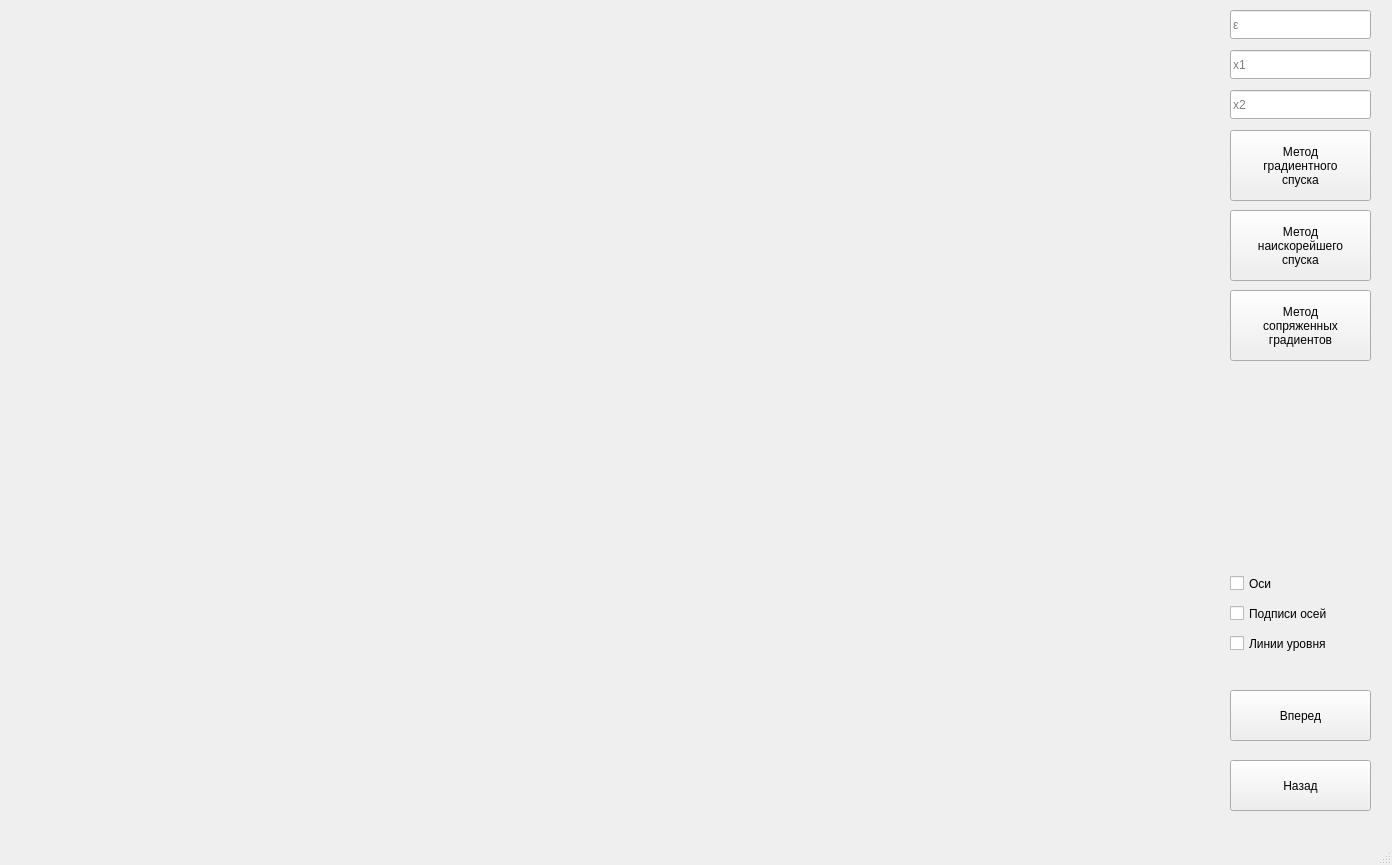
<?xml version="1.0" encoding="UTF-8"?>
<ui version="4.0">
 <class>MainWindow</class>
 <widget class="QMainWindow" name="MainWindow">
  <property name="geometry">
   <rect>
    <x>0</x>
    <y>0</y>
    <width>1392</width>
    <height>865</height>
   </rect>
  </property>
  <property name="windowTitle">
   <string>MainWindow</string>
  </property>
  <widget class="QWidget" name="centralwidget">
   <widget class="QCustomPlot" name="graphField" native="true">
    <property name="geometry">
     <rect>
      <x>10</x>
      <y>10</y>
      <width>1201</width>
      <height>801</height>
     </rect>
    </property>
   </widget>
   <widget class="QLineEdit" name="epsLineEdit">
    <property name="geometry">
     <rect>
      <x>1230</x>
      <y>10</y>
      <width>141</width>
      <height>29</height>
     </rect>
    </property>
    <property name="text">
     <string/>
    </property>
    <property name="placeholderText">
     <string>ε</string>
    </property>
   </widget>
   <widget class="QPushButton" name="gradButtom">
    <property name="geometry">
     <rect>
      <x>1230</x>
      <y>130</y>
      <width>141</width>
      <height>71</height>
     </rect>
    </property>
    <property name="text">
     <string>Метод
градиентного
спуска</string>
    </property>
   </widget>
   <widget class="QPushButton" name="quickGradButton">
    <property name="geometry">
     <rect>
      <x>1230</x>
      <y>210</y>
      <width>141</width>
      <height>71</height>
     </rect>
    </property>
    <property name="text">
     <string>Метод
наискорейшего
спуска</string>
    </property>
   </widget>
   <widget class="QPushButton" name="conjGradButton">
    <property name="geometry">
     <rect>
      <x>1230</x>
      <y>290</y>
      <width>141</width>
      <height>71</height>
     </rect>
    </property>
    <property name="text">
     <string>Метод
сопряженных
градиентов</string>
    </property>
   </widget>
   <widget class="QPushButton" name="nextButton">
    <property name="geometry">
     <rect>
      <x>1230</x>
      <y>690</y>
      <width>141</width>
      <height>51</height>
     </rect>
    </property>
    <property name="text">
     <string>Вперед</string>
    </property>
   </widget>
   <widget class="QPushButton" name="prevButton">
    <property name="geometry">
     <rect>
      <x>1230</x>
      <y>760</y>
      <width>141</width>
      <height>51</height>
     </rect>
    </property>
    <property name="text">
     <string>Назад</string>
    </property>
   </widget>
   <widget class="QLineEdit" name="x1LineEdit">
    <property name="geometry">
     <rect>
      <x>1230</x>
      <y>50</y>
      <width>141</width>
      <height>29</height>
     </rect>
    </property>
    <property name="text">
     <string/>
    </property>
    <property name="placeholderText">
     <string>x1</string>
    </property>
   </widget>
   <widget class="QCheckBox" name="axiesCheckBox">
    <property name="geometry">
     <rect>
      <x>1230</x>
      <y>570</y>
      <width>110</width>
      <height>27</height>
     </rect>
    </property>
    <property name="autoFillBackground">
     <bool>false</bool>
    </property>
    <property name="text">
     <string>Оси</string>
    </property>
    <property name="tristate">
     <bool>false</bool>
    </property>
   </widget>
   <widget class="QCheckBox" name="levelLinesCheckBox">
    <property name="geometry">
     <rect>
      <x>1230</x>
      <y>630</y>
      <width>151</width>
      <height>27</height>
     </rect>
    </property>
    <property name="text">
     <string>Линии уровня</string>
    </property>
    <property name="tristate">
     <bool>false</bool>
    </property>
   </widget>
   <widget class="QCheckBox" name="axiesLabelsCheckBox">
    <property name="geometry">
     <rect>
      <x>1230</x>
      <y>600</y>
      <width>141</width>
      <height>27</height>
     </rect>
    </property>
    <property name="text">
     <string>Подписи осей</string>
    </property>
    <property name="tristate">
     <bool>false</bool>
    </property>
   </widget>
   <widget class="QLineEdit" name="x2LineEdit">
    <property name="geometry">
     <rect>
      <x>1230</x>
      <y>90</y>
      <width>141</width>
      <height>29</height>
     </rect>
    </property>
    <property name="text">
     <string/>
    </property>
    <property name="placeholderText">
     <string>x2</string>
    </property>
   </widget>
  </widget>
  <widget class="QMenuBar" name="menubar">
   <property name="geometry">
    <rect>
     <x>0</x>
     <y>0</y>
     <width>1392</width>
     <height>26</height>
    </rect>
   </property>
  </widget>
  <widget class="QStatusBar" name="statusbar"/>
 </widget>
 <customwidgets>
  <customwidget>
   <class>QCustomPlot</class>
   <extends>QWidget</extends>
   <header>qcustomplot/qcustomplot.h</header>
   <container>1</container>
  </customwidget>
 </customwidgets>
 <resources/>
 <connections/>
</ui>
